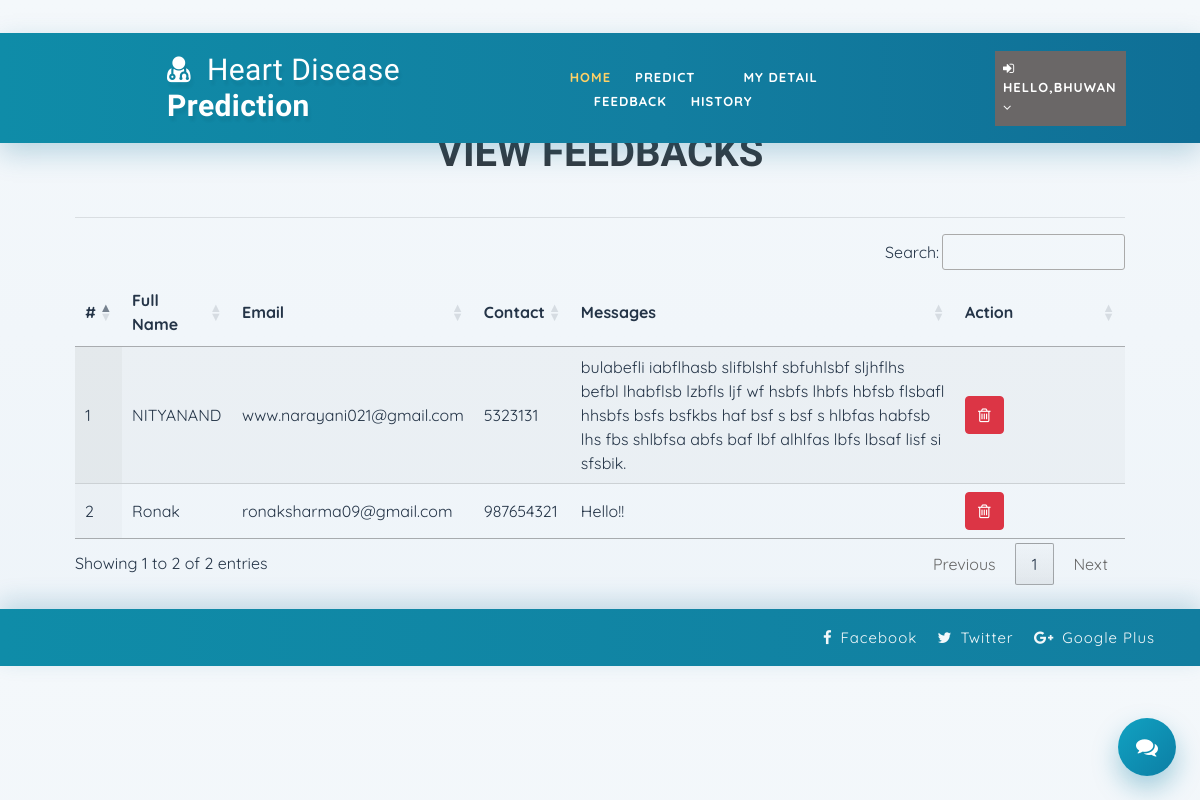
/view_feedback (signed in), run on the app's committed database.
### health/models.py (models this page shows, shortened)
class Feedback(models.Model):
    user = models.ForeignKey(User, on_delete=models.CASCADE, null=True)
    messages = models.TextField(null=True)
    date = models.DateField(auto_now=True)

class Patient(models.Model):
    user = models.ForeignKey(User, on_delete=models.CASCADE, null=True)
    contact = models.CharField(max_length=100, null=True)
    address = models.CharField(max_length=100, null=True)
    latitude = models.FloatField(null=True, blank=True)
    longitude = models.FloatField(null=True, blank=True)
    dob = models.DateField(null=True)
    image = models.FileField(null=True)

### health/views.py (the view)
# urls.py: path('view_feedback', View_Feedback,name="view_feedback"),
@login_required(login_url="login")
def View_Feedback(request):
    dis = Feedback.objects.all()
    d = {'dis':dis}
    return render(request,'view_feedback.html',d)

### health/templates/view_feedback.html
{% extends 'index.html' %}
{% load static %}
{% block body %}
<div class="container-fluid" style="width:90%;margin-top:8%">
                    <div class="container-fluid">
                        <h1 align="center" class="w3ls-title text-uppercase text-dark font-weight-bold">View Feedbacks</h1><br>
                         </div><hr>
                                <table id="example" class="display" style="width:100%">
                                  <thead>
                                    <tr>
                                      <th>#</th>
                                      <th>Full Name</th>
                                      <th>Email</th>
                                      <th>Contact</th>
                                      <th>Messages</th>
                                      <th>Action</th>
                                  </tr>
                              </thead>
                              <tbody>
                              {% for i in dis %}
                                <tr>
                                  <td>{{forloop.counter}}</td>
                                  <td>{{i.user.first_name}} {{i.user.user.last_name}}</td>
                                  <td>{{i.user.email}}</td>
                                  <td>{{i.user.patient_set.all.0.contact}}</td>
                                  <td>{{i.messages}}</td>
                                  <td style="width:150px">
                                      <a href="{% url 'delete_feedback' i.id %}" ><button class="btn btn-danger" onclick="return confirm('Are you sure?')"><i class="fa fa-trash-o"></i></button></a></td>
                              </tr>
                              {% endfor %}
                          </tbody>
                      </table>
                  </div>
{% endblock %}

### health/templates/index.html (shortened to what this page needs)
<!DOCTYPE html>
{% load static %}
<html lang="zxx">
<head>
	<link rel="stylesheet" href="{% static 'css/bootstrap.css' %}">
	<link href="{% static 'css/css_slider.css' %}" type="text/css" rel="stylesheet" media="all">
	<link rel="stylesheet" href="{% static 'css/style.css' %}" type="text/css" media="all" />
	<link href="{% static 'css/font-awesome.min.css' %}" rel="stylesheet">
<link rel='stylesheet' type='text/css' href="https://cdn.datatables.net/1.10.21/css/jquery.dataTables.min.css">
<link rel='stylesheet' type='text/css' href="https://cdn.datatables.net/buttons/1.6.2/css/buttons.dataTables.min.css">
</head>
<body>
	<div id="home" style="margin-bottom:2%">
		<header>
			<div class="top-bar py-3">
				<div class="container">
					<div class="row">
						<div class="col-xl-7 col-lg-6 col-md-4 top-social-agile text-md-right text-center mt-md-0 mt-2">
							<div class="row">
								<div class="col-xl-3 col-lg-4 col-6 top-w3layouts p-md-0 text-right">
								</div>
								<div class="col-xl-3 col-lg-4 col-6 header-w3layouts text-md-right text-left">
								</div>
							</div>
						</div>
					</div>
				</div>
			</div>
		</header>
		<div class="main-top" style="background:rgb(44, 164, 182)">
			<div class="container-fluid">
				<div class="header d-md-flex justify-content-between align-items-center py-3">
					<div id="logo" style="margin-left:13%">
						<h1>
							<a href="{% url 'home' %}">
								<span class="fa fa-user-md mr-2"></span>
								<span class="logo-sp">Heart Disease</span> Prediction
							</a>
						</h1>
					</div>
					{% if request.user.is_staff %}
					<div class="nav_w3ls" style="margin-right:4%">
						<nav>
							<label for="drop1" class="toggle">Menu</label>
							<input type="checkbox" id="drop1" />
							<ul class="menu" style="padding:15px;width:100%">
								<li class="mx-lg-4 mx-md-3 my-md-0 my-2"><a href="{% url 'admin_home' %}" >Home</a></li>
								<li>
									<label for="drop-2" class="toggle toogle-2"> <span class="fa fa-angle-down" aria-hidden="true"></span>
									</label>
									<a href="#"> Doctor <span class="fa fa-angle-down" aria-hidden="true"></span></a>
									<ul style="margin-top:2%;width:40%;margin-right:0%">
										<li style="width:100%;"><a href="/add_doctor" class="drop-text">Add Doctor</a></li>
										<li style="width:100%;"><a href="/view_doctor" class="drop-text">View Doctor</a></li>
									</ul>
								</li>
								<li class="mx-lg-4 mx-md-3 my-md-0 my-2"><a href="/view_patient">Patient</a></li>
								<li class="mx-lg-4 mx-md-3 my-md-0 my-2">
									<a href="/view_search_pat">Searched Data</a></li>
								<li><a href="/view_feedback">Feedback</a></li>
							</ul>
						</nav>
					</div>
					<div class="nav_w3ls" style="margin-right:3%">
						<nav>
							<label for="drop2" class="toggle">Menu</label>
							<input type="checkbox" id="drop2" />
							<ul class="menu">
								<li class="mx-lg-4 mx-md-3 my-md-0 my-2" style="background:red;padding:8px">
									<label for="drop-2" class="toggle toogle-2"> <span class="fa fa-angle-down" aria-hidden="true"></span>
									</label>
									<a href="#"><i class="fa fa-user"></i> {{request.user.username}} <span class="fa fa-angle-down" aria-hidden="true"></span></a>
									<ul style="margin-top:10%;width:80%;margin-right:5%">
										<li style="width:100%;"><a href="{% url 'change_password' %}" class="drop-text">Password</a></li>
										<li style="width:100%;"><a href="{% url 'logout' %}" class="drop-text">Logout</a></li>
									</ul>
								</li>
							</ul>
						</nav>
					</div>
					{% elif request.user.patient_set.all.0 %}
					<div class="nav_w3ls" style="margin-left:5%;font-weight:bold">
						<nav>
							<ul class="menu" style="padding:15px;width:100%">
								<li><a href="{% url 'patient_home' %}" class="active">Home</a></li>
								<li class="mx-lg-4 mx-md-3 my-md-0 my-2"><a href="/add_heartdetail">Predict</a></li>
								<li class="mx-lg-4 mx-md-3 my-md-0 my-2"><a href="/profile_doctor">My Detail</a></li>
								<li class="mx-lg-4 mx-md-3 my-md-0 my-2"><a href="/sent_feedback">Feedback</a></li>
								<li><a href="/view_search_pat">History</a></li>
							</ul>
						</nav>
					</div>
					<div class="nav_w3ls" style="margin-right:3%">
						<nav>
							<ul class="menu">
								<li class="mx-lg-4 mx-md-3 my-md-0 my-2" style="background:#6a6767;padding:8px">
									<a href="#"><i class="fa fa-sign-in"></i> Hello,{{request.user.username}} <span class="fa fa-angle-down" aria-hidden="true"></span></a>
								</li>
							</ul>
						</nav>
					</div>
					{% endif %}
				</div>
			</div>
		</div>
		{% block body %}
		{% endblock %}
	</div>
	<div class="copy-w3pvt" style="background:rgb(44, 164, 182);color:white">
		<div class="container py-3">
			<div class="row">
				<div class="col-lg-7 w3ls_footer_grid1_left text-lg-left text-center">
				</div>
				<div class="col-lg-5 w3ls_footer_grid_left1_pos text-lg-right text-center mt-lg-0 mt-2">
					<ul style="color:white">
						<li>
							<a href="#" style="color:white" class="facebook">
								<span class="fa fa-facebook-f mr-2"></span>Facebook</a>
						</li>
						<li class="mx-3">
							<a href="#" style="color:white" class="twitter">
								<span class="fa fa-twitter mr-2"></span>Twitter</a>
						</li>
						<li>
							<a href="#" style="color:white" class="google">
								<span class="fa fa-google-plus mr-2"></span>Google Plus</a>
						</li>
					</ul>
				</div>
			</div>
		</div>
	</div>
	<a href="#home" style="color:white" class="move-top text-center"></a>
	<button id="helpChatToggle" class="help-chat-toggle" type="button" aria-label="Open help chatbot">
		<span class="fa fa-comments"></span>
	</button>
</body>
</html>

### health/static/css/style.css (style rules this page uses)
body { padding: 0; margin: 0; background: #FFF; font-family: 'Quicksand', sans-serif; }
body a, body button { transition: 0.5s all; -webkit-transition: 0.5s all; -moz-transition: 0.5s all; -o-transition: 0.5s all; -ms-transition: 0.5s all; text-decoration: none; }
html { scroll-behavior: smooth; }
h1, h2, h3, h4, h5, h6 { margin: 0; padding: 0; font-family: 'Mukta', sans-serif; }
ul, ol { margin: 0; padding: 0; }
a.move-top { width: 34px; height: 34px; background: url(../images/move-top.png) no-repeat; display: inline-block; position: fixed; bottom: 4%; right: 2%; z-index: 0; }
#home { position: relative; }
.main-top { position: absolute; z-index: 999; width: 100%; background: rgba(0, 0, 0, 0.4); }
nav { margin: 0; padding: 0; }
#logo a { float: left; display: initial; font-weight: 700; font-size: 32px; color: #fff; text-shadow: 2px 5px 3px rgba(0, 0, 0, 0.06); padding: 0; }
span.logo-sp { font-weight: 100; }
nav:after { content: ""; display: table; clear: both; }
nav ul { float: right; padding: 0; margin: 0; list-style: none; position: relative; }
nav ul li { margin: 0px; display: inline-block; float: left; }
nav a { padding: 0; color: #fff; font-size: 13px; letter-spacing: 2px; font-weight: 700; text-transform: uppercase; display: inline-block; transition: 0.5s all; -webkit-transition: 0.5s all; -moz-transition: 0.5s all; -o-transition: 0.5s all; -ms-transition: 0.5s all; }
.menu li a.active, .menu li a:hover { color: #2196f3; transition: 0.5s all; -webkit-transition: 0.5s all; -moz-transition: 0.5s all; -o-transition: 0.5s all; -ms-transition: 0.5s all; color: #d84315; }
li>a:only-child:after { content: ''; }
.w3ls_footer_grid_left1_pos ul li, ul.list-part li { display: inline-block; }
.w3ls_footer_grid_left1_pos ul li a { color: #000; text-decoration: none; letter-spacing: 1px; font-size: 15px; }
body { background: linear-gradient(180deg, #f4f8fb 0%, #eef4f9 100%); color: #243447; }
.main-top { background: linear-gradient(90deg, #0f8ca8 0%, #127ea0 55%, #0f6f96 100%) !important; box-shadow: 0 10px 26px rgba(15, 111, 150, 0.25); }
#logo a { font-size: 30px; letter-spacing: 0.4px; }
nav a { letter-spacing: 1px; font-size: 13px; }
.menu li a.active, .menu li a:hover { color: #ffd166; }
.copy-w3pvt { background: linear-gradient(90deg, #0f8ca8 0%, #127ea0 100%) !important; box-shadow: 0 -8px 24px rgba(15, 111, 150, 0.2); }
.copy-w3pvt a { opacity: 0.95; }
.help-chat-toggle { position: fixed; right: 24px; bottom: 24px; z-index: 1200; width: 58px; height: 58px; border: none; border-radius: 50%; color: #fff; font-size: 22px; background: linear-gradient(135deg, #11a2c2, #0c7ea4); box-shadow: 0 12px 26px rgba(12, 126, 164, 0.35); cursor: pointer; }

### data on the page
Feedback: user.first_name "NITYANAND", user.email "www.narayani021@gmail.com", user.patient_set.all.0.contact "5323131", messages "bulabefli iabflhasb slifblshf sbfuhlsbf sljhflhs befbl lhabflsb lzbfls ljf wf hsbfs lhbfs hbfsb flsbafl hhsbfs bsfs bsfkbs haf bsf s bsf s hlbfas habfsb lhs fbs shlbfsa abfs baf lbf alhlfas lbfs lbsaf lisf si sfsbik."
Feedback: user.first_name "Ronak", user.email "ronaksharma09@gmail.com", user.patient_set.all.0.contact "987654321", messages "Hello!!"

### other printed values
{{ request.user.username }} "BHUWAN"
